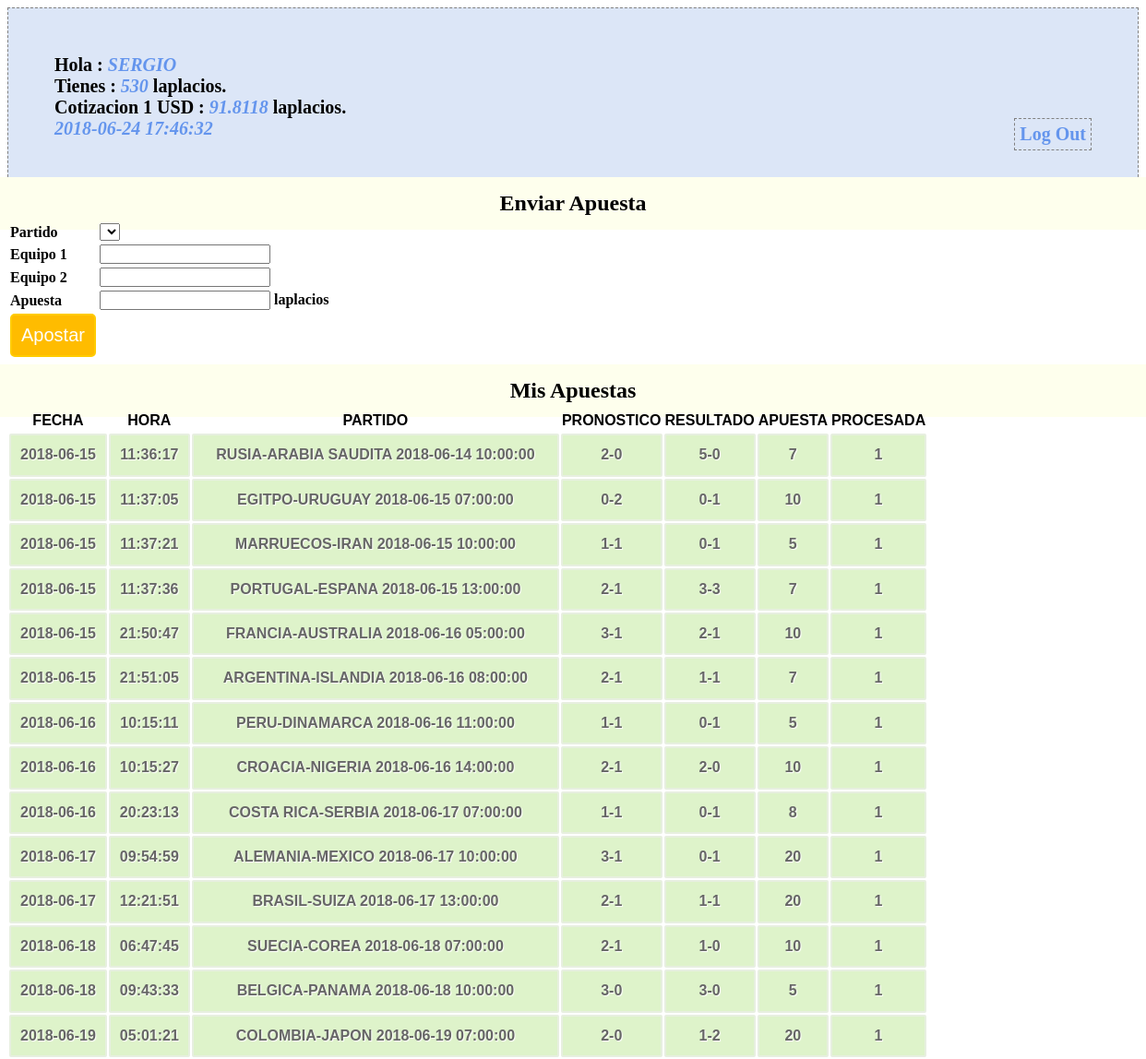
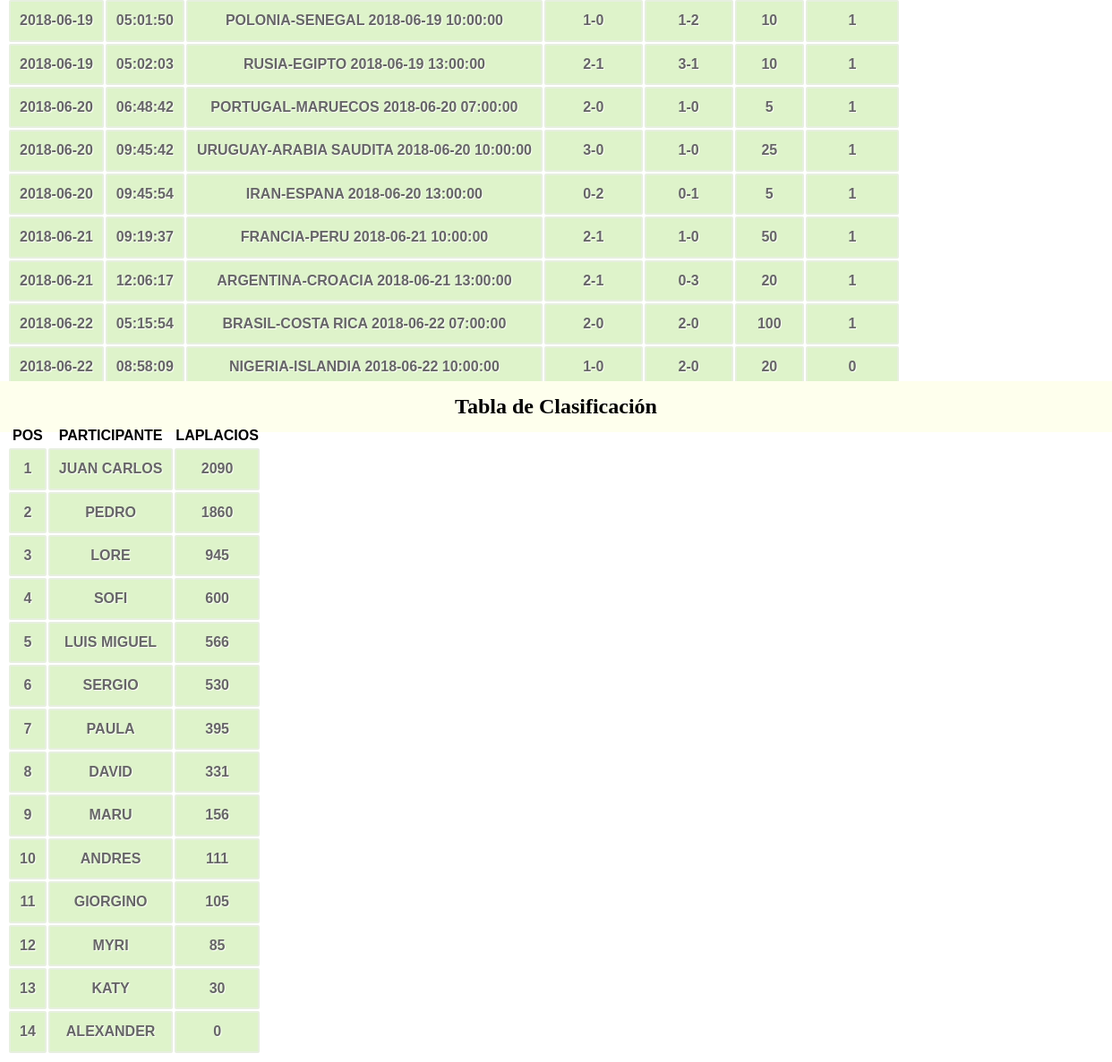
/profile.php (signed in), run on an earlier commit of the app's database (2 pictures, top to bottom).
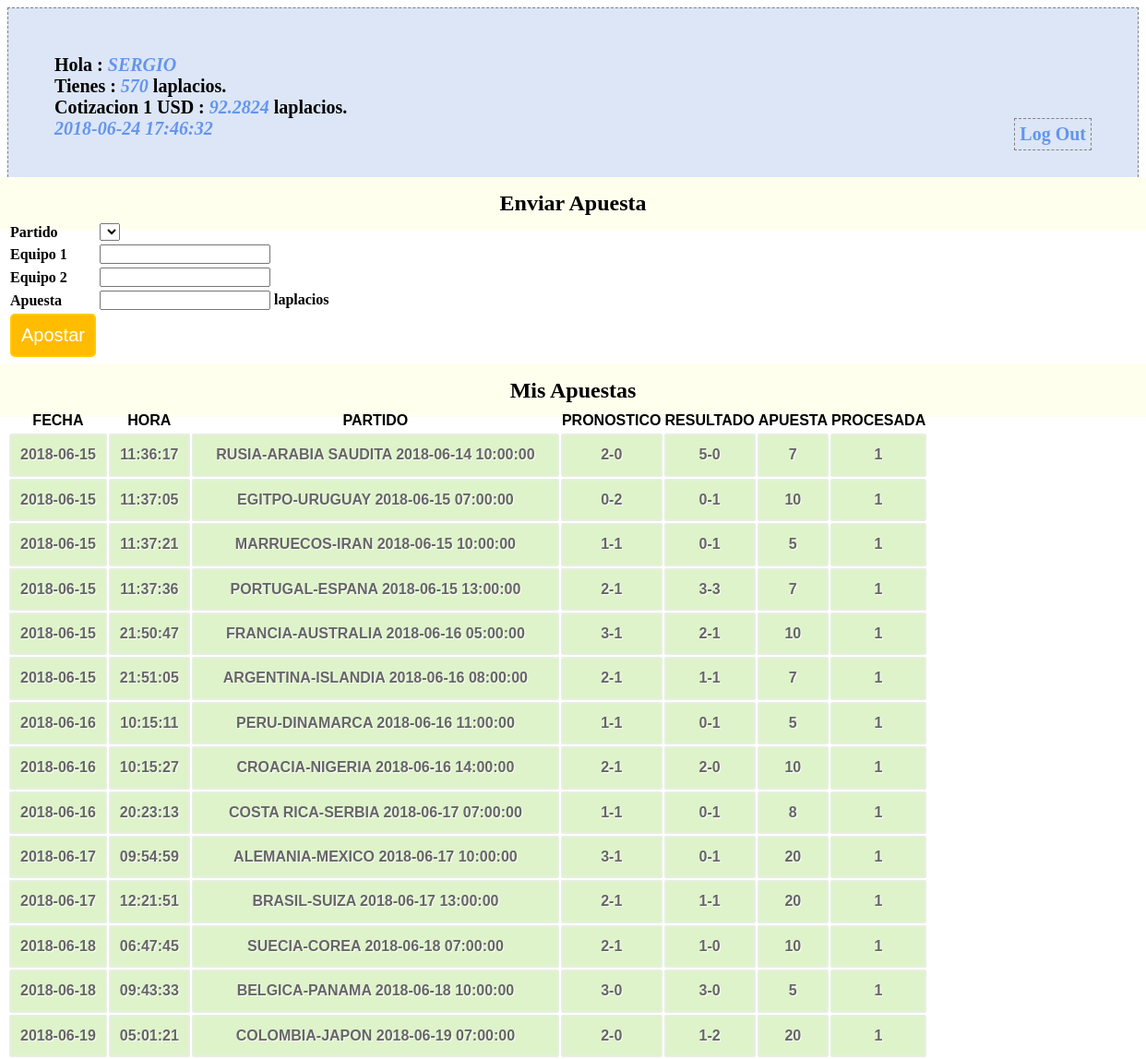
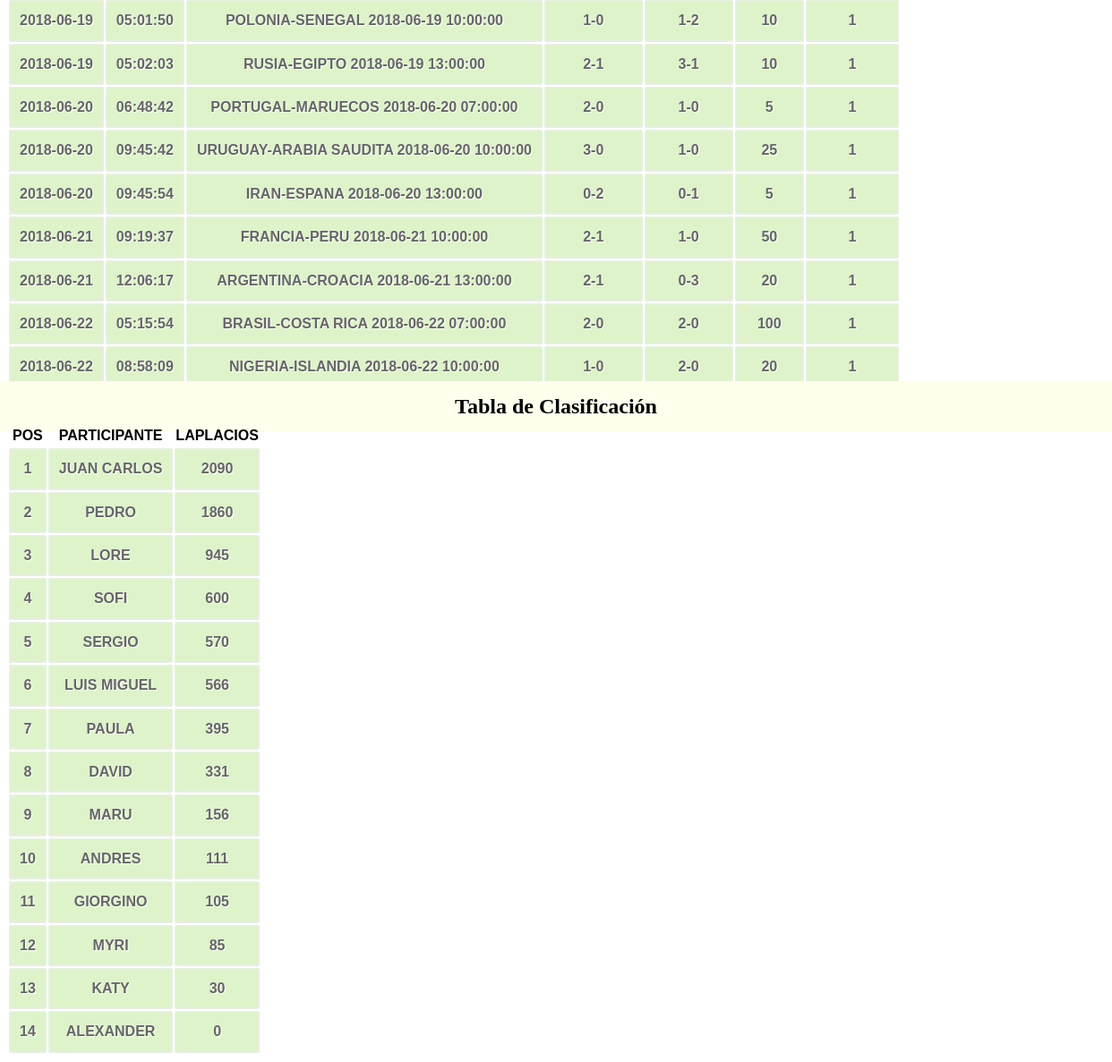
And on a later commit of the database (2 pictures, top to bottom).
### tables this page shows
CREATE TABLE `participantes` (
  `id_participante` bigint(20) unsigned NOT NULL AUTO_INCREMENT COMMENT 'id participante',
  `nombre` varchar(60) NOT NULL COMMENT 'nombre participante',
  `saldo` int(11) NOT NULL COMMENT 'valor del saldo',
  `passwd` varchar(10) NOT NULL,
  PRIMARY KEY (`id_participante`),
  UNIQUE KEY `id_participante` (`id_participante`)
);

CREATE TABLE `banco_central_laplacio` (
  `total_laplacios` int(11) NOT NULL,
  `total_dolares` int(11) NOT NULL,
  `reserva` int(11) NOT NULL,
  `impresos` int(11) NOT NULL,
  `cotizacion` float NOT NULL
);

CREATE TABLE `apuestas` (
  `id_apuesta` bigint(20) unsigned NOT NULL AUTO_INCREMENT,
  `id_participante` bigint(20) NOT NULL,
  `id_partido` bigint(20) NOT NULL,
  `apuesta_equipo_1` int(11) NOT NULL,
  `apuesta_equipo_2` int(11) NOT NULL,
  `apuesta_valor` int(11) NOT NULL,
  `apuesta_fecha` date NOT NULL,
  `apuesta_hora` time NOT NULL,
  `procesada` tinyint(1) DEFAULT NULL,
  PRIMARY KEY (`id_apuesta`),
  UNIQUE KEY `id_apuesta` (`id_apuesta`)
);

CREATE TABLE `partidos` (
  `id_partido` bigint(20) unsigned NOT NULL AUTO_INCREMENT,
  `equipo_1` varchar(50) NOT NULL,
  `equipo_2` varchar(50) NOT NULL,
  `fecha` date NOT NULL,
  `hora` time NOT NULL,
  `resultado_equipo_1` int(11) DEFAULT NULL,
  `resultado_equipo_2` int(11) DEFAULT NULL,
  `revisado` tinyint(1) DEFAULT NULL,
  PRIMARY KEY (`id_partido`),
  UNIQUE KEY `id_partido` (`id_partido`)
);

### conn.php (called while the page is built, shortened)
<?php
$connection = mysql_connect("localhost", "laplacios2018", "");
$user_check=$_SESSION['login_user'];
$ses_sql=mysql_query("select id_participante,nombre,saldo from participantes where nombre='$user_check'", $connection);
$row = mysql_fetch_assoc($ses_sql);
$login_session =$row['nombre'];
$login_id = $row['id_participante'];
$login_saldo = $row['saldo'];
?>

### session.php (called while the page is built, shortened)
<?php
require_once('conn.php');
$current_date = date('Y-m-d');
$current_time = date('H:i:s');
$bets_query=mysql_query("select * from apuestas where id_participante='$login_id'");
$leader_query= mysql_query("select nombre,saldo from participantes order by saldo desc");
$total_banco_prev_query = mysql_query("SELECT * FROM banco_central_laplacio WHERE 1");
$total_banco_prev_row = mysql_fetch_array($total_banco_prev_query);
?>

### profile.php (the view, shortened to what this page needs)
<?php
include('session.php');
?>
<!DOCTYPE html>
<html>
<head>
<link href="style.css" rel="stylesheet" type="text/css">
</head>
<body>
<div id="profile">
<b id="welcome">Hola : <i><?php echo $login_session;?></i></b><br/>
<b>Tienes : <i><?php echo $login_saldo;?></i> laplacios.</b><br/>
<b>Cotizacion 1 USD : <i><?php echo $total_banco_prev_row[4];?></i> laplacios.</b><br/>
<b><i><?php echo $current_date.' '.$current_time; ?></i>
<b id="logout"><a href="logout.php">Log Out</a></b>
</div>
<div>
  <h2>Enviar Apuesta</h2>
  <form id="form" name="form" method="post" action="">
  <table>
    <tr>
      <td>Partido</td>
      <td>
        <select name="id_partido">
          <?php
          echo "</select>";
          ?>
      </td>
    </tr>
    <tr>
      <td>Equipo 1</td>
      <td><input id="number" min="0" step="1" type="number" name="apuesta_equipo_1" /></td>
    </tr>
    <tr>
      <td>Equipo 2</td>
      <td><input id="number" min="0" step="1" type="number" name="apuesta_equipo_2" /></td>
    </tr>
    <tr>
      <td>Apuesta</td>
      <td><input id="number" min="0" step="1" type="number" name="apuesta_valor" /> laplacios</td>
    </tr>
    <tr>
      <td><input type="submit" name="submit" id="submit" value="Apostar" /></td>
    </tr>
  </table>
  </form>
</div>
<div class="">
  <h2>Mis Apuestas</h2>
  <table class="table1">
    <thead>
      <tr>
        <th>FECHA</th>
        <th>HORA</th>
        <th>PARTIDO</th>
        <th>PRONOSTICO</th>
        <th>RESULTADO</th>
        <th>APUESTA</th>
        <th>PROCESADA</th>
      </tr>
    </thead>
    <tbody>
    <?php
      while($bet = mysql_fetch_array($bets_query)){
        $g_query = mysql_query("select * from partidos where id_partido='$bet[2]'");
        $g_row = mysql_fetch_array($g_query);
        $match = $g_row[1].'-'.$g_row[2].' '.$g_row[3].' '.$g_row[4];
        $pron = $bet[3].'-'.$bet[4];
        $resultado = $g_row[5].'-'.$g_row[6];
        echo '<tr><td>'.$bet[6].'</td>'.'<td>'.$bet[7].'</td>'.'<td>'.$match.'</td>'.'<td>'.$pron.'</td><td>'.$resultado.'</td><td>'.$bet[5].'</td><td>'.$bet[8].'</td></tr>';
      }
    ?>
    </tbody>
  </table>
</div>
<div class="">
  <h2>Tabla de Clasificación</h2>
  <table class="table1">
    <thead>
      <tr>
        <th>POS</th>
        <th>PARTICIPANTE</th>
        <th>LAPLACIOS</th>
      </tr>
    </thead>
    <tbody>
      <?php
      $indice=1;
      while ($participant = mysql_fetch_array($leader_query)){
        echo '<tr><td>'.$indice.'</td><td>'.$participant[0].'</td><td>'.$participant[1].'</td></tr>';
        $indice = $indice+1;
      }
      ?>
    </tbody>
  </table>
</div>
</body>

### style.css (style rules this page uses)
h2 { background-color:#FEFFED; text-align:center; border-radius:10px 10px 0 0; margin:-10px -40px; padding:15px }
input[type=submit] { width:100%; background-color:#FFBC00; color:#fff; border:2px solid #FFCB00; padding:10px; font-size:20px; cursor:pointer; border-radius:5px; margin-bottom:15px }
#profile { padding:50px; border:1px dashed grey; font-size:20px; background-color:#DCE6F7 }
#logout { float:right; padding:5px; border:dashed 1px gray }
a { text-decoration:none; color:#6495ed }
i { color:#6495ed }
table.table1 { font-family: "Trebuchet MS", sans-serif; font-size: 16px; font-weight: bold; line-height: 1.4em; font-style: normal; border-collapse:separate; }
.table1 tbody td { padding:10px; text-align:center; background-color:#DEF3CA; border: 2px solid #E7EFE0; -moz-border-radius:2px; -webkit-border-radius:2px; border-radius:2px; color:#666; text-shadow:1px 1px 1px #fff; }

What changed in the data, as far as the page shows it:
removed banco_central_laplacio: cotizacion "91.8118"
changed participantes "SERGIO": saldo "530" → "570"; moves up the list
added banco_central_laplacio: cotizacion "92.2824"
changed apuestas "NIGERIA-ISLANDIA 2018-06-22 10:00:00": procesada "0" → "1"
